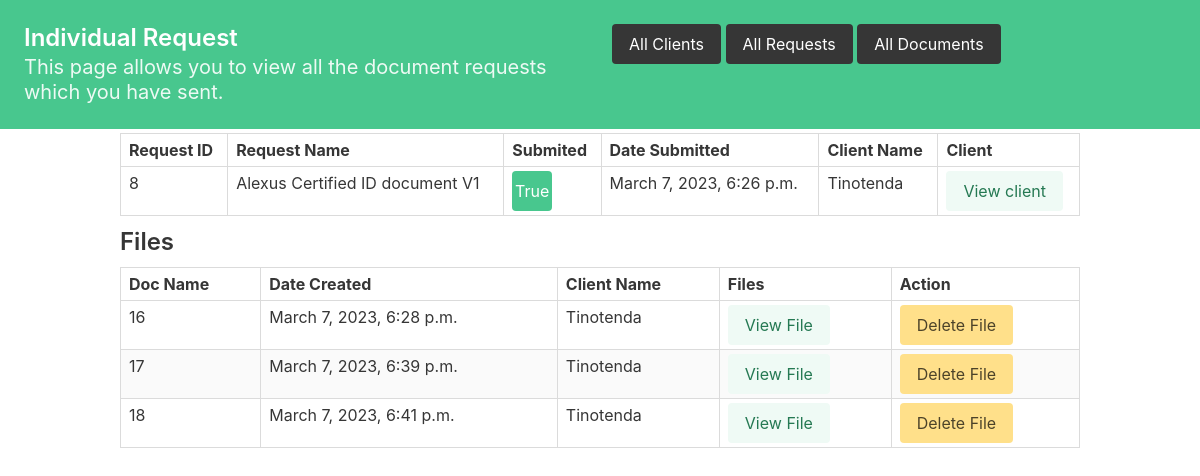
The page /request/8/ on the database its author committed.
### managers/models.py (models this page shows, shortened)
class Request(models.Model):
    name = models.CharField(max_length=50, blank=False, null=False)
    submitted = models.BooleanField(default=False, blank=False)
    date_submitted = models.DateTimeField(auto_created=True, blank=False)
    client = models.ForeignKey(
        Client, on_delete=models.CASCADE, related_name='requests')

class Client(models.Model):
    name = models.CharField(max_length=50, blank=False, null=False)
    surname = models.CharField(max_length=50, blank=False, null=False)
    email = models.EmailField(
        max_length=50, blank=True, null=True, unique=True)

class Document(models.Model):
    name = models.CharField(max_length=50, blank=False, null=False)
    date = models.DateTimeField(auto_created=True, blank=False)
    document = models.FileField(
        upload_to='./managers/files', blank=False, null=False)
    request = models.ForeignKey(
        Request, on_delete=models.CASCADE, default=1, related_name='documents')
    client = models.ForeignKey(
        Client, on_delete=models.CASCADE, related_name='documents')

### managers/views.py (the view)
# urls.py: re_path(r'^request/(?P<request_id>\d+)/$', request_view,
def request_view(request, request_id):
    request_id = get_object_or_404(Request, pk=request_id)
    request_id = request_id.id
    requests = Request.objects.filter(id=request_id)
    for request_object in requests:
        documents = request_object.documents.all()
    return render(request, 'request_view.html', {"requests": requests, "documents": documents})

### templates/requests/request_view.html (shortened to what this page needs)
<!DOCTYPE html>
<html lang="en">
  <head>
    <link rel="stylesheet" href="https://cdn.jsdelivr.net/npm/bulma@0.9.3/css/bulma.min.css" />
  </head>
  <body>
    <section class="hero is-small is-success mb-4">
      <div class="hero-body columns">
        <div class="column iis-three-quarters is-vcentered">
          <h1 class="title is-4">Individual Request</h1>
          <p class="subtitle is-5">This page allows you to view all the document requests which you have sent.</p>
        </div>
        <div class="column is-vcentered is-right">
          <button class="button small is-dark"><a href="{% url 'clients' %}">All Clients</a></button>
          <button class="button small is-dark"><a href="{% url 'requests' %}">All Requests</a></button>
          <button class="button small is-dark"><a href="{% url 'documents' %}">All Documents</a></button>
        </div>
      </div>
    </section>
    <div class="columns">
      <div class="container iis-is-four-fifths">
        <table class="table is-bordered is-striped is-narrow is-hoverable is-fullwidth">
          <thead>
            <tr>
              <th>Request ID</th>
              <th>Request Name</th>
              <th>Submited</th>
              <th>Date Submitted</th>
              <th>Client Name</th>
              <th>Client</th>
            </tr>
          </thead>
          <tbody>
            {% for request in requests%}
            <tr>
              <td>{{request.id}}</td>
              <td>{{request.name}}</td>
              <td>
                {% if request%}
                <button class="button is-success">
                  <span class="icon is-small"> True </span>
                </button>
                {%else %}
                <button class="button is-warning">
                  <span class="icon is-small"> False </span>
                </button>
                {% endif %}
              </td>
              <td>{{request.date_submitted}}</td>
              <td>{{request.client.name}}</td>
              <td>
                <form action="{% url 'client_view' %}" method="POST">
                  <button class="button is-success is-light small" name="client_id" value="{{request.client.id}}">View client</button>
                </form>
              </td>
            </tr>
            {% endfor%}
          </tbody>
        </table>
      </div>
    </div>
    <div class="block is-full">
      <div class="container">
        <h1 class="title is-4">Files</h1>
      </div>
    </div>
    <div class="columns">
      <div class="container iis-is-four-fifths">
        <table class="table is-bordered is-striped is-narrow is-hoverable is-fullwidth" id="list_Table">
          <thead>
            <tr>
              <th>Doc Name</th>
              <th>Date Created</th>
              <th>Client Name</th>
              <th>Files</th>
              <th>Action</th>
            </tr>
          </thead>
          <tbody>
            {% for document in documents%}
            <tr>
              <td>{{document.id}}</td>
              <td>{{document.date}}</td>
              <td>{{document.client.name}}</td>
              <td>
                <form action="{% url 'show_file' %}" target="_blank" method="POST">
                  <button class="button is-success is-light small" type="submit" name="name" value="{{document.document}}">View File</button>
                </form>
              </td>
              <td>
                <form action="{% url 'client_view_doc' %}" method="POST">
                  <button class="button is-info is-warning small" type="submit" name="delete_id" value="{{document.id}}">Delete File</button>
                </form>
              </td>
            </tr>
            {% endfor%}
          </tbody>
        </table>
      </div>
    </div>
  </body>
</html>

### rows shown on the page
Request: id "8", name "Alexus Certified ID document V1", date_submitted "March 7, 2023, 6:26 p.m.", client.name "Tinotenda"
Document: id "16", date "March 7, 2023, 6:28 p.m.", client.name "Tinotenda"
Document: id "17", date "March 7, 2023, 6:39 p.m.", client.name "Tinotenda"
Document: id "18", date "March 7, 2023, 6:41 p.m.", client.name "Tinotenda"
